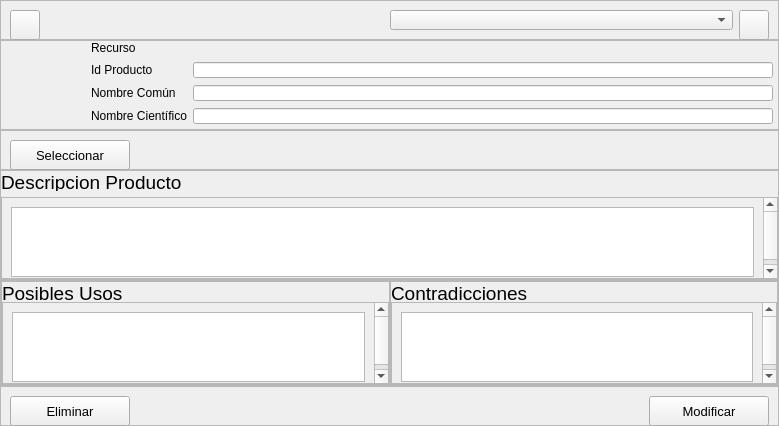
                <widget class="QWidget" name="page_modificar_recu">
                 <layout class="QVBoxLayout" name="verticalLayout_101">
                  <property name="spacing">
                   <number>0</number>
                  </property>
                  <property name="leftMargin">
                   <number>0</number>
                  </property>
                  <property name="topMargin">
                   <number>0</number>
                  </property>
                  <property name="rightMargin">
                   <number>0</number>
                  </property>
                  <property name="bottomMargin">
                   <number>0</number>
                  </property>
                  <item>
                   <widget class="QFrame" name="frame_89">
                    <property name="maximumSize">
                     <size>
                      <width>16777215</width>
                      <height>40</height>
                     </size>
                    </property>
                    <property name="frameShape">
                     <enum>QFrame::StyledPanel</enum>
                    </property>
                    <property name="frameShadow">
                     <enum>QFrame::Raised</enum>
                    </property>
                    <layout class="QHBoxLayout" name="horizontalLayout_61" stretch="0,1,1,0">
                     <item>
                      <widget class="QPushButton" name="btn_regresar_modrecu_home">
                       <property name="minimumSize">
                        <size>
                         <width>30</width>
                         <height>30</height>
                        </size>
                       </property>
                       <property name="maximumSize">
                        <size>
                         <width>30</width>
                         <height>30</height>
                        </size>
                       </property>
                       <property name="text">
                        <string/>
                       </property>
                       <property name="icon">
                        <iconset>
                         <normaloff>image/regresar.png</normaloff>image/regresar.png</iconset>
                       </property>
                       <property name="iconSize">
                        <size>
                         <width>20</width>
                         <height>20</height>
                        </size>
                       </property>
                      </widget>
                     </item>
                     <item>
                      <spacer name="horizontalSpacer_58">
                       <property name="orientation">
                        <enum>Qt::Horizontal</enum>
                       </property>
                       <property name="sizeHint" stdset="0">
                        <size>
                         <width>40</width>
                         <height>20</height>
                        </size>
                       </property>
                      </spacer>
                     </item>
                     <item>
                      <widget class="QComboBox" name="cbox_recurso"/>
                     </item>
                     <item>
                      <widget class="QPushButton" name="btn_buscar_recu_mod">
                       <property name="minimumSize">
                        <size>
                         <width>30</width>
                         <height>30</height>
                        </size>
                       </property>
                       <property name="maximumSize">
                        <size>
                         <width>30</width>
                         <height>30</height>
                        </size>
                       </property>
                       <property name="text">
                        <string/>
                       </property>
                       <property name="icon">
                        <iconset>
                         <normaloff>image/buscar.png</normaloff>image/buscar.png</iconset>
                       </property>
                       <property name="iconSize">
                        <size>
                         <width>20</width>
                         <height>20</height>
                        </size>
                       </property>
                      </widget>
                     </item>
                    </layout>
                   </widget>
                  </item>
                  <item>
                   <widget class="QFrame" name="frame_90">
                    <property name="minimumSize">
                     <size>
                      <width>0</width>
                      <height>90</height>
                     </size>
                    </property>
                    <property name="maximumSize">
                     <size>
                      <width>16777215</width>
                      <height>90</height>
                     </size>
                    </property>
                    <property name="frameShape">
                     <enum>QFrame::StyledPanel</enum>
                    </property>
                    <property name="frameShadow">
                     <enum>QFrame::Raised</enum>
                    </property>
                    <layout class="QHBoxLayout" name="horizontalLayout_65">
                     <property name="spacing">
                      <number>0</number>
                     </property>
                     <property name="leftMargin">
                      <number>0</number>
                     </property>
                     <property name="topMargin">
                      <number>0</number>
                     </property>
                     <property name="rightMargin">
                      <number>0</number>
                     </property>
                     <property name="bottomMargin">
                      <number>0</number>
                     </property>
                     <item>
                      <widget class="QLabel" name="lbl_img_recurso_admin_mod">
                       <property name="minimumSize">
                        <size>
                         <width>90</width>
                         <height>90</height>
                        </size>
                       </property>
                       <property name="maximumSize">
                        <size>
                         <width>90</width>
                         <height>90</height>
                        </size>
                       </property>
                       <property name="text">
                        <string/>
                       </property>
                       <property name="pixmap">
                        <pixmap>hoja.png</pixmap>
                       </property>
                       <property name="scaledContents">
                        <bool>true</bool>
                       </property>
                      </widget>
                     </item>
                     <item>
                      <layout class="QFormLayout" name="formLayout_10">
                       <property name="horizontalSpacing">
                        <number>6</number>
                       </property>
                       <property name="verticalSpacing">
                        <number>7</number>
                       </property>
                       <property name="rightMargin">
                        <number>5</number>
                       </property>
                       <property name="bottomMargin">
                        <number>5</number>
                       </property>
                       <item row="0" column="0">
                        <widget class="QLabel" name="label_98">
                         <property name="text">
                          <string>Recurso</string>
                         </property>
                        </widget>
                       </item>
                       <item row="1" column="0">
                        <widget class="QLabel" name="label_99">
                         <property name="text">
                          <string>Id Producto</string>
                         </property>
                        </widget>
                       </item>
                       <item row="1" column="1">
                        <widget class="QLineEdit" name="ln_idrecurso_admin_mod"/>
                       </item>
                       <item row="2" column="0">
                        <widget class="QLabel" name="label_100">
                         <property name="text">
                          <string>Nombre Común</string>
                         </property>
                        </widget>
                       </item>
                       <item row="2" column="1">
                        <widget class="QLineEdit" name="ln_nombrecomun_admin_mod"/>
                       </item>
                       <item row="3" column="0">
                        <widget class="QLabel" name="label_101">
                         <property name="text">
                          <string>Nombre Científico</string>
                         </property>
                        </widget>
                       </item>
                       <item row="3" column="1">
                        <widget class="QLineEdit" name="ln_nombrecient_admin_mod"/>
                       </item>
                       <item row="0" column="1">
                        <widget class="QLabel" name="lbl_num_recu_mod">
                         <property name="text">
                          <string/>
                         </property>
                        </widget>
                       </item>
                      </layout>
                     </item>
                    </layout>
                   </widget>
                  </item>
                  <item>
                   <widget class="QFrame" name="frame_91">
                    <property name="minimumSize">
                     <size>
                      <width>0</width>
                      <height>40</height>
                     </size>
                    </property>
                    <property name="maximumSize">
                     <size>
                      <width>16777215</width>
                      <height>40</height>
                     </size>
                    </property>
                    <property name="frameShape">
                     <enum>QFrame::StyledPanel</enum>
                    </property>
                    <property name="frameShadow">
                     <enum>QFrame::Raised</enum>
                    </property>
                    <layout class="QHBoxLayout" name="horizontalLayout_66">
                     <item>
                      <widget class="QPushButton" name="btn_select_img_recurso_mod">
                       <property name="minimumSize">
                        <size>
                         <width>120</width>
                         <height>30</height>
                        </size>
                       </property>
                       <property name="maximumSize">
                        <size>
                         <width>120</width>
                         <height>30</height>
                        </size>
                       </property>
                       <property name="styleSheet">
                        <string notr="true">font-size: 13px</string>
                       </property>
                       <property name="text">
                        <string>Seleccionar</string>
                       </property>
                       <property name="iconSize">
                        <size>
                         <width>25</width>
                         <height>25</height>
                        </size>
                       </property>
                      </widget>
                     </item>
                     <item>
                      <spacer name="horizontalSpacer_56">
                       <property name="orientation">
                        <enum>Qt::Horizontal</enum>
                       </property>
                       <property name="sizeHint" stdset="0">
                        <size>
                         <width>513</width>
                         <height>17</height>
                        </size>
                       </property>
                      </spacer>
                     </item>
                    </layout>
                   </widget>
                  </item>
                  <item>
                   <widget class="QFrame" name="frame_92">
                    <property name="frameShape">
                     <enum>QFrame::StyledPanel</enum>
                    </property>
                    <property name="frameShadow">
                     <enum>QFrame::Raised</enum>
                    </property>
                    <layout class="QVBoxLayout" name="verticalLayout_95">
                     <property name="leftMargin">
                      <number>0</number>
                     </property>
                     <property name="topMargin">
                      <number>0</number>
                     </property>
                     <property name="rightMargin">
                      <number>0</number>
                     </property>
                     <property name="bottomMargin">
                      <number>0</number>
                     </property>
                     <item>
                      <widget class="QLabel" name="label_102">
                       <property name="minimumSize">
                        <size>
                         <width>0</width>
                         <height>20</height>
                        </size>
                       </property>
                       <property name="maximumSize">
                        <size>
                         <width>16777215</width>
                         <height>20</height>
                        </size>
                       </property>
                       <property name="text">
                        <string>&lt;html&gt;&lt;head/&gt;&lt;body&gt;&lt;p&gt;&lt;span style=&quot; font-size:14pt;&quot;&gt;Descripcion Producto&lt;/span&gt;&lt;/p&gt;&lt;/body&gt;&lt;/html&gt;</string>
                       </property>
                      </widget>
                     </item>
                     <item>
                      <widget class="QScrollArea" name="scrollArea_23">
                       <property name="minimumSize">
                        <size>
                         <width>0</width>
                         <height>82</height>
                        </size>
                       </property>
                       <property name="maximumSize">
                        <size>
                         <width>16777215</width>
                         <height>82</height>
                        </size>
                       </property>
                       <property name="widgetResizable">
                        <bool>true</bool>
                       </property>
                       <widget class="QWidget" name="scrollAreaWidgetContents_23">
                        <property name="geometry">
                         <rect>
                          <x>0</x>
                          <y>0</y>
                          <width>1297</width>
                          <height>89</height>
                         </rect>
                        </property>
                        <layout class="QVBoxLayout" name="verticalLayout_96">
                         <item>
                          <widget class="QTextEdit" name="text_descripcion_recurso_mod"/>
                         </item>
                        </layout>
                       </widget>
                      </widget>
                     </item>
                    </layout>
                   </widget>
                  </item>
                  <item>
                   <widget class="QFrame" name="frame_93">
                    <property name="frameShape">
                     <enum>QFrame::StyledPanel</enum>
                    </property>
                    <property name="frameShadow">
                     <enum>QFrame::Raised</enum>
                    </property>
                    <layout class="QHBoxLayout" name="horizontalLayout_67">
                     <property name="spacing">
                      <number>0</number>
                     </property>
                     <property name="leftMargin">
                      <number>0</number>
                     </property>
                     <property name="topMargin">
                      <number>0</number>
                     </property>
                     <property name="rightMargin">
                      <number>0</number>
                     </property>
                     <property name="bottomMargin">
                      <number>0</number>
                     </property>
                     <item>
                      <widget class="QFrame" name="frame_94">
                       <property name="frameShape">
                        <enum>QFrame::StyledPanel</enum>
                       </property>
                       <property name="frameShadow">
                        <enum>QFrame::Raised</enum>
                       </property>
                       <layout class="QVBoxLayout" name="verticalLayout_97">
                        <property name="spacing">
                         <number>0</number>
                        </property>
                        <property name="leftMargin">
                         <number>0</number>
                        </property>
                        <property name="topMargin">
                         <number>0</number>
                        </property>
                        <property name="rightMargin">
                         <number>0</number>
                        </property>
                        <property name="bottomMargin">
                         <number>0</number>
                        </property>
                        <item>
                         <widget class="QLabel" name="label_103">
                          <property name="minimumSize">
                           <size>
                            <width>0</width>
                            <height>20</height>
                           </size>
                          </property>
                          <property name="maximumSize">
                           <size>
                            <width>16777215</width>
                            <height>20</height>
                           </size>
                          </property>
                          <property name="text">
                           <string>&lt;html&gt;&lt;head/&gt;&lt;body&gt;&lt;p&gt;&lt;span style=&quot; font-size:14pt;&quot;&gt;Posibles Usos&lt;/span&gt;&lt;/p&gt;&lt;/body&gt;&lt;/html&gt;</string>
                          </property>
                         </widget>
                        </item>
                        <item>
                         <widget class="QScrollArea" name="scrollArea_24">
                          <property name="minimumSize">
                           <size>
                            <width>0</width>
                            <height>82</height>
                           </size>
                          </property>
                          <property name="maximumSize">
                           <size>
                            <width>16777215</width>
                            <height>82</height>
                           </size>
                          </property>
                          <property name="widgetResizable">
                           <bool>true</bool>
                          </property>
                          <widget class="QWidget" name="scrollAreaWidgetContents_24">
                           <property name="geometry">
                            <rect>
                             <x>0</x>
                             <y>0</y>
                             <width>637</width>
                             <height>89</height>
                            </rect>
                           </property>
                           <layout class="QVBoxLayout" name="verticalLayout_98">
                            <item>
                             <widget class="QTextEdit" name="text_usos_recurso_mod"/>
                            </item>
                           </layout>
                          </widget>
                         </widget>
                        </item>
                       </layout>
                      </widget>
                     </item>
                     <item>
                      <widget class="QFrame" name="frame_95">
                       <property name="frameShape">
                        <enum>QFrame::StyledPanel</enum>
                       </property>
                       <property name="frameShadow">
                        <enum>QFrame::Raised</enum>
                       </property>
                       <layout class="QVBoxLayout" name="verticalLayout_99">
                        <property name="spacing">
                         <number>0</number>
                        </property>
                        <property name="leftMargin">
                         <number>0</number>
                        </property>
                        <property name="topMargin">
                         <number>0</number>
                        </property>
                        <property name="rightMargin">
                         <number>0</number>
                        </property>
                        <property name="bottomMargin">
                         <number>0</number>
                        </property>
                        <item>
                         <widget class="QLabel" name="label_104">
                          <property name="minimumSize">
                           <size>
                            <width>0</width>
                            <height>20</height>
                           </size>
                          </property>
                          <property name="maximumSize">
                           <size>
                            <width>16777215</width>
                            <height>20</height>
                           </size>
                          </property>
                          <property name="text">
                           <string>&lt;html&gt;&lt;head/&gt;&lt;body&gt;&lt;p&gt;&lt;span style=&quot; font-size:14pt;&quot;&gt;Contradicciones&lt;/span&gt;&lt;/p&gt;&lt;/body&gt;&lt;/html&gt;</string>
                          </property>
                         </widget>
                        </item>
                        <item>
                         <widget class="QScrollArea" name="scrollArea_25">
                          <property name="minimumSize">
                           <size>
                            <width>0</width>
                            <height>82</height>
                           </size>
                          </property>
                          <property name="maximumSize">
                           <size>
                            <width>16777215</width>
                            <height>82</height>
                           </size>
                          </property>
                          <property name="widgetResizable">
                           <bool>true</bool>
                          </property>
                          <widget class="QWidget" name="scrollAreaWidgetContents_25">
                           <property name="geometry">
                            <rect>
                             <x>0</x>
                             <y>0</y>
                             <width>637</width>
                             <height>89</height>
                            </rect>
                           </property>
                           <layout class="QVBoxLayout" name="verticalLayout_100">
                            <item>
                             <widget class="QTextEdit" name="text_contradic_recurso_mod"/>
                            </item>
                           </layout>
                          </widget>
                         </widget>
                        </item>
                       </layout>
                      </widget>
                     </item>
                    </layout>
                   </widget>
                  </item>
                  <item>
                   <widget class="QFrame" name="frame_96">
                    <property name="minimumSize">
                     <size>
                      <width>0</width>
                      <height>40</height>
                     </size>
                    </property>
                    <property name="maximumSize">
                     <size>
                      <width>16777215</width>
                      <height>40</height>
                     </size>
                    </property>
                    <property name="frameShape">
                     <enum>QFrame::StyledPanel</enum>
                    </property>
                    <property name="frameShadow">
                     <enum>QFrame::Raised</enum>
                    </property>
                    <layout class="QHBoxLayout" name="horizontalLayout_68">
                     <item>
                      <widget class="QPushButton" name="btn_eliminar_recur">
                       <property name="minimumSize">
                        <size>
                         <width>120</width>
                         <height>30</height>
                        </size>
                       </property>
                       <property name="styleSheet">
                        <string notr="true">font-size: 13px</string>
                       </property>
                       <property name="text">
                        <string>Eliminar</string>
                       </property>
                      </widget>
                     </item>
                     <item>
                      <spacer name="horizontalSpacer_57">
                       <property name="orientation">
                        <enum>Qt::Horizontal</enum>
                       </property>
                       <property name="sizeHint" stdset="0">
                        <size>
                         <width>513</width>
                         <height>17</height>
                        </size>
                       </property>
                      </spacer>
                     </item>
                     <item>
                      <widget class="QPushButton" name="btn_modificar_recurso">
                       <property name="minimumSize">
                        <size>
                         <width>120</width>
                         <height>30</height>
                        </size>
                       </property>
                       <property name="maximumSize">
                        <size>
                         <width>120</width>
                         <height>30</height>
                        </size>
                       </property>
                       <property name="styleSheet">
                        <string notr="true">font-size: 13px</string>
                       </property>
                       <property name="text">
                        <string>Modificar</string>
                       </property>
                       <property name="iconSize">
                        <size>
                         <width>25</width>
                         <height>25</height>
                        </size>
                       </property>
                      </widget>
                     </item>
                    </layout>
                   </widget>
                  </item>
                 </layout>
                </widget>
